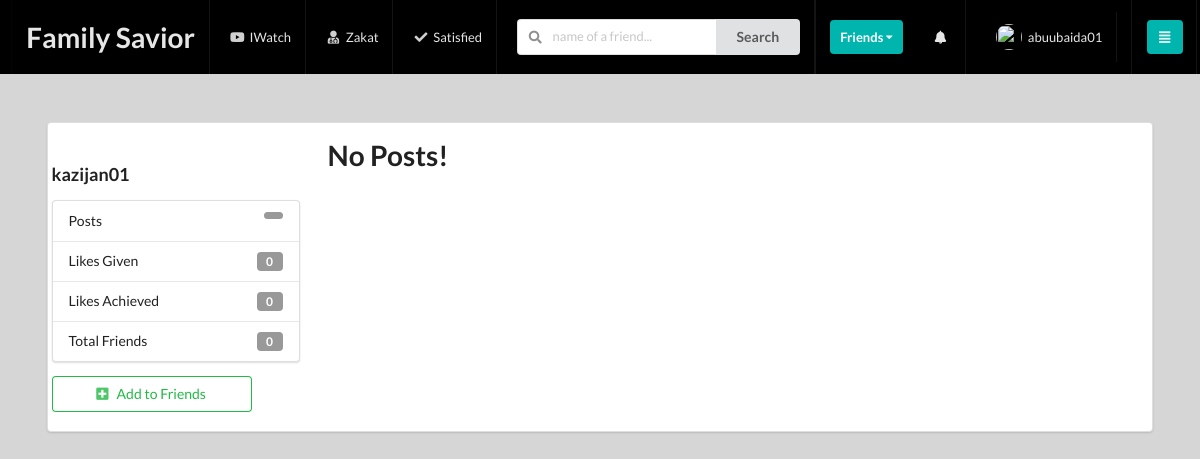
Screenshot of /profiles/kazijan01/ (signed in) with the database file from the repository.
### profiles/models.py (models this page shows, shortened)
class Profile(models.Model):
  first_name = models.CharField(max_length=100, blank=True)
  last_name = models.CharField(max_length=100, blank=True)
  user = models.OneToOneField(User, on_delete=models.CASCADE) #if user deleted then profile will be deleted
  post_no = models.IntegerField(default=1)
  bio = models.TextField(default="No bio yet", max_length = 100, blank=True)
  email = models.EmailField(max_length=100, blank=True)
  country = models.CharField(max_length=100, blank=True)
  avatar = models.ImageField(default='avatar.jpg', upload_to='avatars/')
  friends = models.ManyToManyField(User, related_name='friends', blank=True)
  slug = models.SlugField(unique=True, blank=True)
  updated = models.DateTimeField(auto_now=True)
  created = models.DateTimeField(auto_now_add=True)
  objects = ProfileManager() # this is the manager
  def get_friends_no(self):
    return self.friends.all().count()
  def get_all_authors_posts(self):
    return self.posts.all()  # type: ignore
  def get_likes_given_no(self):
    likes = self.like_set.all() # type: ignore
    total_liked = 0
    for item in likes:
      if item.value == 'Like':
          total_liked += 1
    return total_liked
  def get_likes_recieved_no(self):
    posts = self.posts.all() # type: ignore
    total_posts = 0
    for item in posts:
      total_posts+= item.likes.all().count()
    return total_posts
  __initial_first_name = None
  __initial_last_name = None
  def __init__(self, *args, **kwargs):
    super().__init__(*args, **kwargs)
    self.__initial_first_name = self.first_name
    self.__initial_last_name = self.last_name

### profiles/views.py (the view)
# urls.py: path('<slug>/', login_required(ProfileDetailView.as_view()), name='profile-detail-view'),
class ProfileDetailView(DetailView):
  model = Profile
  template = 'profiles/detail.html'
  def get_object(self):
    slug = self.kwargs.get('slug')
    profile = Profile.objects.get(slug=slug)
    return profile # will return the profile object which we are currently looking at
  def get_context_data(self, **kwargs):
    context = super().get_context_data(**kwargs)
    user = User.objects.get(username__iexact=self.request.user)
    profile = Profile.objects.get(user=user)
    rel_r = Relationship.objects.filter(sender=profile)
    rel_s = Relationship.objects.filter(receiver=profile)
    rel_receiver = []
    rel_sender = []
    for item in rel_r:
        rel_receiver.append(item.receiver.user)
    for item in rel_s:
        rel_sender.append(item.sender.user)
    context["rel_receiver"] = rel_receiver
    context["rel_sender"] = rel_sender
    context['posts'] = self.get_object().get_all_authors_posts()
    context['len_posts'] = True if len(self.get_object().get_all_authors_posts())>0 else False
    return context

### profiles/context_processors.py (called while the page is built)
def profile_picture(request):
  if request.user.is_authenticated:
      user = request.user # for notifications
      profile_obj = Profile.objects.get(user=request.user) # for profile picture
      return {'profile_picture': profile_obj.avatar, 'user': user}
  return {}

def invitaions_received_no(request):
  if request.user.is_authenticated:
    profile_obj = Profile.objects.get(user=request.user)
    qs_count = Relationship.objects.invitations_received(profile_obj).count()
    return {'invitations_no': qs_count} # will use this key to access
  return {}

### profiles/models.py (called while the page is built)
  def invitations_received(self, receiver):
    qs = Relationship.objects.filter(receiver=receiver, status='send')
    return qs

### profiles/templates/profiles/profile_detail.html (shortened to what this page needs)
{% extends 'base.html' %}
{% block content %}
  <br>
  <div class="ui segment">
    <div class="ui grid">
      <div class="row">
        <div class="four wide column">
          <image src="{{object.avatar.url}}" alt="" class="ui medium rounded image">
          <h3>{{object.user}}</h3>
          <div class="ui vertical fluid menu">
            <div class="item">
              Posts
              <div class="ui label">{{object.get_posts_no}}</div>
            </div>
            <div class="item">
              Likes Given
              <div class="ui label">{{object.get_likes_given_no}}</div>
            </div>
            <div class="item">
              Likes Achieved
              <div class="ui label">{{object.get_likes_recieved_no}}</div>
            </div>
            <div class="item">
              Total Friends
              <div class="ui label">{{object.get_friends_no}}</div>
            </div>
          </div>
          {% if object.user not in rel_receiver and object.user not in rel_sender%}
            <form action="{% url 'profiles:send-invite' %}" method='POST'>
                <button type='submit' class='ui positive basic button mb-5 btn_size'><i class='plus square icon'></i>Add to Friends</button>
            </form>
            {% endif %}
        </div>
        <div class="twelve wide column">
          {% if len_posts %}
            {% for post in posts  %}
              <div class="segment ui fluid">
                {{post.content}}
              </div>
            {% endfor %}
          {% else %}
              <h1> No Posts!</h1>
          {% endif %}
        </div>
      </div>
    </div>
  </div>
{% endblock content %}

### templates/main/navbar.html (shortened to what this page needs)
{% url 'posts:main-post-view' as path_to_posts%}
{% url 'profiles:myprofile' as path_to_myprofile %}
{% url 'zakat_posts:main-post-view' as zakat_posts_home %}
{% url 'zakat_posts:satisfied' as satisfied %}
{% load static %}
{% load notifications_tags %}
<div class="ui inverted menu nav ">
    <div class="ui container fluid ">
    {% if request.user.is_authenticated %}
        <a href="{{zakat_posts_home}}" class="{% if request.path == path_to_posts %}active{% endif %} item">
            <h1>Family Savior</h1>
        </a>
    {% else %}
        <a href="#" class="item"><h1>Family Savior</h1></a>
    {% endif %}
    {% if request.user.is_authenticated %}
        <a href="{{path_to_posts}}" class="{% if request.path == path_to_posts %}active{% endif %} item">
            <i class="youtube icon"></i>IWatch
        </a>
    {% endif %}
    {% if request.user.is_authenticated %}
        <a href="{{zakat_posts_home}}" class="{% if request.path == zakat_posts_home %}active{% endif %} item">
            <i class=" user md icon"></i>
            Zakat
        </a>
    {% endif %}
    {% if request.user.is_authenticated %}
        <a href="{{satisfied}}" class="{% if request.path == satisfied %}active{% endif %} item">
            <i class="check icon"></i>Satisfied
        </a>
    {% endif %}
    {% if request.user.is_authenticated %}
        <div class="item">
            <form action="" method="GET">
                <div class="ui action left icon input">
                <input class="prompt" type="text" name='q' placeholder="name of a friend...">
                <button type='submit' class="ui button">Search</button>
                </div>
            </form>
        </div>
        <div class="item right floated">
            <div class="ui floating dropdown icon button teal"> Friends
                <i class="dropdown icon"></i>
            </div>
        </div>
        <div class="item" >
            <div class="ui inline dropdown scrolling">
                <i class="bell icon" ></i>
            </div>
        </div>
        <div class='item'>
            <a href="{{path_to_myprofile}}" class="{% if request.path == path_to_myprofile %}active{% endif %} item">
                <img src="{{profile_picture.url}}" class='ui avatar image'>&nbsp;{{request.user.username}}
            </a>
        </div>
        <div class="item">
        <div class="ui floating dropdown icon button teal">
            <i class="align justify icon"></i>
        </div>
        </div>
        {% endif %}
</div>
</div>

### static/css/style.css (style rules this page uses)
body { background-color: rgb(214, 214, 214) !important; }
.nav { border-radius: 0% !important; font-size: small !important; background-color: #000 !important; }
.mb-5 { margin-bottom: 5px !important; }
.btn_size { width: 200px !important; }
::placeholder { color: red; opacity: 1; }

### rows the page displays
Profile: user "kazijan01", get_likes_given_no "0", get_likes_recieved_no "0", get_friends_no "0"

### other values shown
{{ request.user.username }} "abuubaida01"
